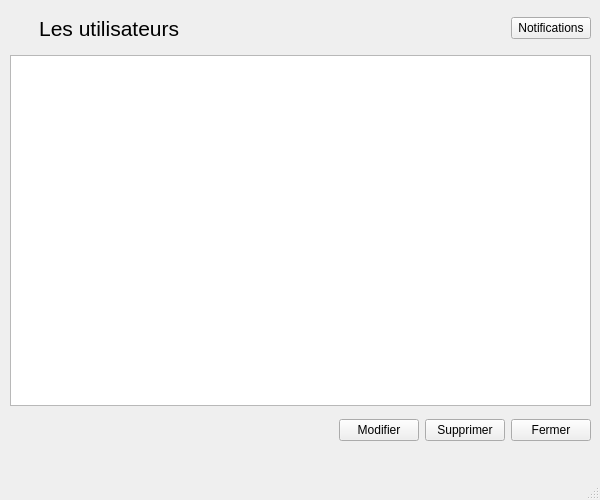
<?xml version="1.0" encoding="UTF-8"?>
<ui version="4.0">
 <class>UIListUser</class>
 <widget class="QMainWindow" name="UIListUser">
  <property name="geometry">
   <rect>
    <x>0</x>
    <y>0</y>
    <width>600</width>
    <height>500</height>
   </rect>
  </property>
  <property name="minimumSize">
   <size>
    <width>600</width>
    <height>500</height>
   </size>
  </property>
  <property name="maximumSize">
   <size>
    <width>600</width>
    <height>500</height>
   </size>
  </property>
  <property name="windowTitle">
   <string>Gestion des utilisateurs - Admin : </string>
  </property>
  <widget class="QWidget" name="centralwidget">
   <widget class="QWidget" name="horizontalLayoutWidget">
    <property name="geometry">
     <rect>
      <x>10</x>
      <y>10</y>
      <width>581</width>
      <height>37</height>
     </rect>
    </property>
    <layout class="QHBoxLayout" name="horizontalLayoutNorth">
     <item>
      <widget class="QLabel" name="labelTitle">
       <property name="font">
        <font>
         <pointsize>16</pointsize>
        </font>
       </property>
       <property name="text">
        <string>     Les utilisateurs</string>
       </property>
      </widget>
     </item>
     <item>
      <spacer name="horizontalSpacerLeft">
       <property name="orientation">
        <enum>Qt::Orientation::Horizontal</enum>
       </property>
       <property name="sizeHint" stdset="0">
        <size>
         <width>40</width>
         <height>20</height>
        </size>
       </property>
      </spacer>
     </item>
     <item>
      <widget class="QPushButton" name="pushButtonNotification">
       <property name="text">
        <string>Notifications</string>
       </property>
      </widget>
     </item>
    </layout>
   </widget>
   <widget class="QWidget" name="horizontalLayoutWidget_3">
    <property name="geometry">
     <rect>
      <x>10</x>
      <y>55</y>
      <width>581</width>
      <height>351</height>
     </rect>
    </property>
    <layout class="QHBoxLayout" name="horizontalLayoutTableview">
     <item>
      <widget class="QTableView" name="tableViewUsers">
       <property name="selectionBehavior">
        <enum>QAbstractItemView::SelectionBehavior::SelectRows</enum>
       </property>
      </widget>
     </item>
    </layout>
   </widget>
   <widget class="QWidget" name="horizontalLayoutWidget_4">
    <property name="geometry">
     <rect>
      <x>10</x>
      <y>410</y>
      <width>581</width>
      <height>41</height>
     </rect>
    </property>
    <layout class="QHBoxLayout" name="horizontalLayoutButtons">
     <item>
      <spacer name="horizontalSpacerButtons">
       <property name="orientation">
        <enum>Qt::Orientation::Horizontal</enum>
       </property>
       <property name="sizeHint" stdset="0">
        <size>
         <width>40</width>
         <height>20</height>
        </size>
       </property>
      </spacer>
     </item>
     <item>
      <widget class="QPushButton" name="pushButtonUpdate">
       <property name="text">
        <string>Modifier</string>
       </property>
      </widget>
     </item>
     <item>
      <widget class="QPushButton" name="pushButtonDelete">
       <property name="text">
        <string>Supprimer</string>
       </property>
      </widget>
     </item>
     <item>
      <widget class="QPushButton" name="pushButtonClose">
       <property name="text">
        <string>Fermer</string>
       </property>
      </widget>
     </item>
    </layout>
   </widget>
  </widget>
  <widget class="QMenuBar" name="menubar">
   <property name="geometry">
    <rect>
     <x>0</x>
     <y>0</y>
     <width>600</width>
     <height>18</height>
    </rect>
   </property>
  </widget>
  <widget class="QStatusBar" name="statusbar"/>
 </widget>
 <resources/>
 <connections/>
</ui>
